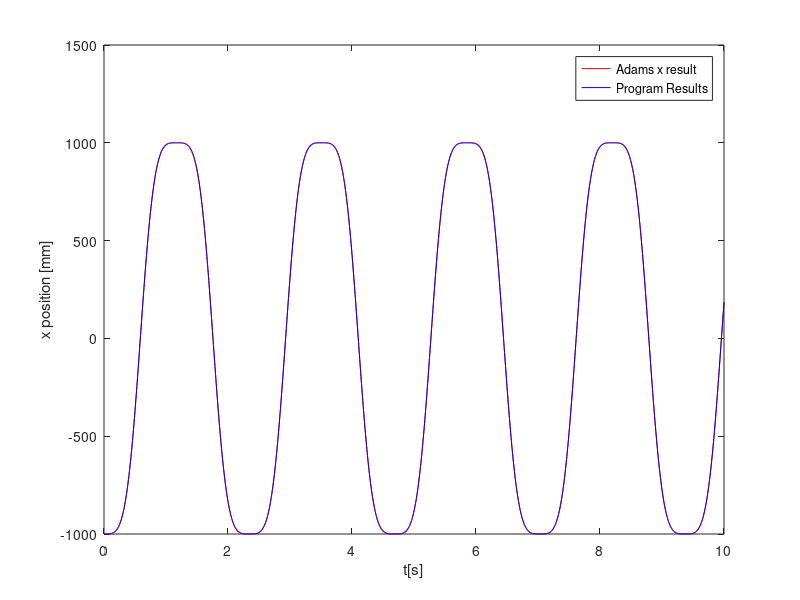
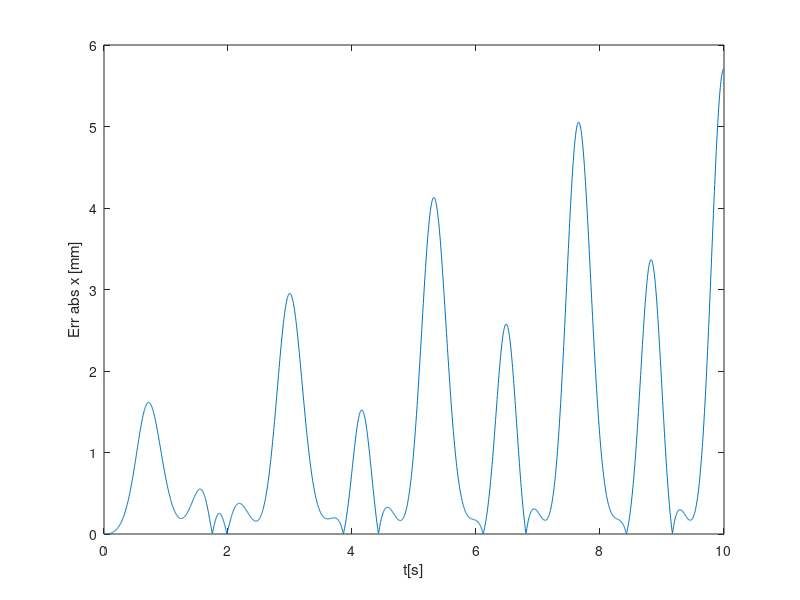
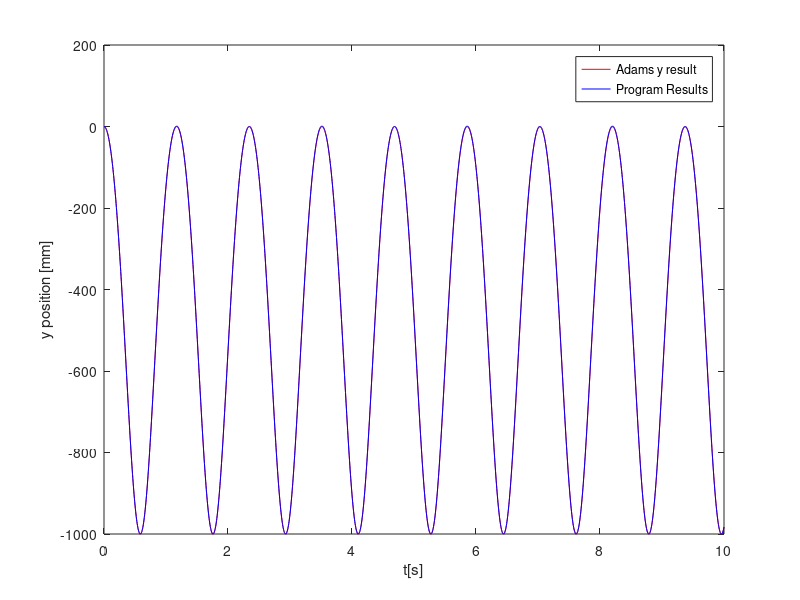
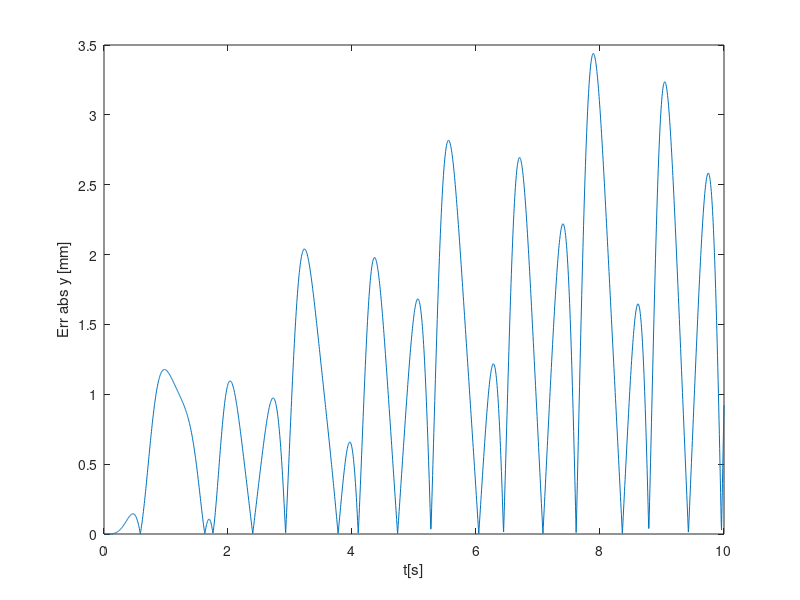

The MATLAB source for these figures, in order:
%Plotter

clc
clear

%% Adams Info
load('Adams_timevector.mat');
load('Adams_xvalues.mat');
load('Adams_yvalues.mat');

% Adams Vel

load('Adams_xvel.mat');
load('Adams_yvel.mat');

% Adams Accel
load('Adams_xaccel.mat');
load('Adams_yaccel.mat');

adx = Adams_xvalues;
ady = Adams_yvalues;
atime = adamstime;

%Adams Vel
adxd = Adams_xvel;
adyd = Adams_yvel;

%Adams Accel
adxdd = Adams_xaccel;
adydd = Adams_yaccel;

%% Program Info
load('CoM_EPCONST.mat');
load('Timevector.mat');

a = size(CoM,2);

for j = 1:a
    pos = CoM{1,j}(3).Position;
    xpos(1,j) = pos(1,1);
    ypos(1,j) = pos(2,1);
    vel = CoM{1,j}(3).TraVel;
    xvel(1,j) = vel(1,1);
    yvel(1,j) = vel(2,1);
    accel = CoM{1,j}(3).TraAccel;
    xaccel(1,j) = accel(1,1);
    yaccel(1,j) =  accel(2,1);
end

xpos = xpos';
ypos = ypos';
xvel = xvel';
yvel = yvel';
xaccel = xaccel';
yaccel = yaccel';

%%  Error Calc

abserrx = abs(adx-xpos);
abserry = abs(ady-ypos);

%Velocity Error
abserrxd = abs(adxd - xvel);
abserryd = abs(adyd - yvel);

%Accel Error
abserrxdd = abs(adxdd - xaccel);
abserrydd = abs(adydd - yaccel);


%% xplot
str = 'X Plot';
figure('Name',str,'NumberTitle','off');

plot(atime,adx,'r');
xlabel('t[s]');
ylabel('x position [mm]');
hold on
plot(timevector,xpos,'b');
legend('Adams x result','Program Results');
axis auto
hold off

%% X - Error Plot
str = 'X Error';
figure('Name',str,'NumberTitle','off');

plot(atime,abserrx);
xlabel('t[s]');
ylabel('Err abs x [mm]');
axis auto

%% yplot
str = 'Y Plot';
figure('Name',str,'NumberTitle','off');

plot(atime,ady,'r');
xlabel('t[s]');
ylabel('y position [mm]');
hold on
plot(timevector,ypos,'b');
legend('Adams y result','Program Results');
axis auto
hold off

%% Y - Error Plot
str = 'Y Error';
figure('Name',str,'NumberTitle','off');

plot(atime,abserry);
xlabel('t[s]');
ylabel('Err abs y [mm]');
axis auto

%% X - Vel Error Plot

str = 'Vel dx Error';
figure('Name',str,'NumberTitle','off');

plot(atime,abserrxd);
xlabel('t[s]');
ylabel('Err abs dx [mm/s]');
axis auto

%% Y - Vel Error Plot

str = 'Vel dy Error';
figure('Name',str,'NumberTitle','off');

plot(atime,abserryd);
xlabel('t[s]');
ylabel('Err abs dy [mm/s]');
axis auto

%% X - Accel Error Plot

str = 'Accel ddx Error';
figure('Name',str,'NumberTitle','off');

plot(atime,abserrxdd);
xlabel('t[s]');
ylabel('Err abs ddx [mm/s]');
axis auto

%% Y - Accel Error Plot

str = 'Accel ddy Error';
figure('Name',str,'NumberTitle','off');

plot(atime,abserrydd);
xlabel('t[s]');
ylabel('Err abs ddy [mm/s]');
axis auto

%% X Plot Vel
str = 'X Vel Plot';
figure('Name',str,'NumberTitle','off');

plot(atime,adxd,'r');
xlabel('t[s]');
ylabel('x velocity [mm/s]');
hold on
plot(timevector,xvel,'b');
legend('Adams x result','Program Results');
axis auto
hold off

%% Y Plot Vel
str = 'Y Vel Plot';
figure('Name',str,'NumberTitle','off');

plot(atime,adyd,'r');
xlabel('t[s]');
ylabel('y velocity [mm/s]');
hold on
plot(timevector,yvel,'b');
legend('Adams x result','Program Results');
axis auto
hold off

%% X Plot Accel
str = 'X Accel Plot';
figure('Name',str,'NumberTitle','off');

plot(atime,adxdd,'r');
xlabel('t[s]');
ylabel('x acceleration [mm/s^2]');
hold on
plot(timevector,xaccel,'b');
legend('Adams x result','Program Results');
axis auto
hold off

%% Y Plot Accel
str = 'Y Accel Plot';
figure('Name',str,'NumberTitle','off');

plot(atime,adydd,'r');
xlabel('t[s]');
ylabel('y acceleration [mm/s^2]');
hold on
plot(timevector,yaccel,'b');
legend('Adams x result','Program Results');
axis auto
hold off